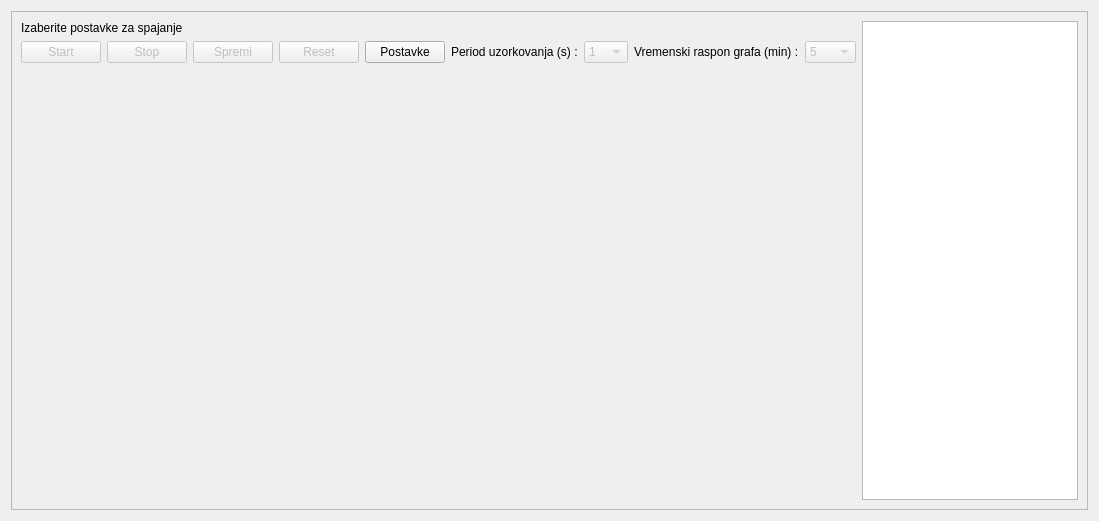
<?xml version="1.0" encoding="UTF-8"?>
<ui version="4.0">
 <class>Form</class>
 <widget class="QWidget" name="Form">
  <property name="geometry">
   <rect>
    <x>0</x>
    <y>0</y>
    <width>1099</width>
    <height>521</height>
   </rect>
  </property>
  <property name="windowTitle">
   <string>Form</string>
  </property>
  <layout class="QVBoxLayout" name="verticalLayout">
   <item>
    <widget class="QScrollArea" name="scrollArea">
     <property name="widgetResizable">
      <bool>true</bool>
     </property>
     <widget class="QWidget" name="scrollAreaWidgetContents">
      <property name="geometry">
       <rect>
        <x>0</x>
        <y>0</y>
        <width>1079</width>
        <height>501</height>
       </rect>
      </property>
      <layout class="QHBoxLayout" name="horizontalLayout">
       <item>
        <layout class="QVBoxLayout" name="verticalLayout_2">
         <item>
          <widget class="QLabel" name="opisLabel">
           <property name="text">
            <string>Izaberite postavke za spajanje</string>
           </property>
          </widget>
         </item>
         <item>
          <layout class="QHBoxLayout" name="layoutZaGraf">
           <property name="margin">
            <number>0</number>
           </property>
          </layout>
         </item>
         <item>
          <layout class="QHBoxLayout" name="horizontalLayout_2">
           <item>
            <widget class="QPushButton" name="startButton">
             <property name="enabled">
              <bool>false</bool>
             </property>
             <property name="text">
              <string>Start</string>
             </property>
            </widget>
           </item>
           <item>
            <widget class="QPushButton" name="stopButton">
             <property name="enabled">
              <bool>false</bool>
             </property>
             <property name="text">
              <string>Stop</string>
             </property>
            </widget>
           </item>
           <item>
            <widget class="QPushButton" name="spremiButton">
             <property name="enabled">
              <bool>false</bool>
             </property>
             <property name="text">
              <string>Spremi</string>
             </property>
            </widget>
           </item>
           <item>
            <widget class="QPushButton" name="clearButton">
             <property name="enabled">
              <bool>false</bool>
             </property>
             <property name="text">
              <string>Reset</string>
             </property>
            </widget>
           </item>
           <item>
            <widget class="QPushButton" name="postavkeButton">
             <property name="text">
              <string>Postavke</string>
             </property>
            </widget>
           </item>
           <item>
            <widget class="QLabel" name="sampleLabel">
             <property name="text">
              <string>Period uzorkovanja (s) :</string>
             </property>
            </widget>
           </item>
           <item>
            <widget class="QComboBox" name="sampleCombo">
             <property name="enabled">
              <bool>false</bool>
             </property>
             <item>
              <property name="text">
               <string>1</string>
              </property>
             </item>
             <item>
              <property name="text">
               <string>5</string>
              </property>
             </item>
             <item>
              <property name="text">
               <string>10</string>
              </property>
             </item>
             <item>
              <property name="text">
               <string>15</string>
              </property>
             </item>
             <item>
              <property name="text">
               <string>20</string>
              </property>
             </item>
             <item>
              <property name="text">
               <string>30</string>
              </property>
             </item>
             <item>
              <property name="text">
               <string>60</string>
              </property>
             </item>
            </widget>
           </item>
           <item>
            <widget class="QLabel" name="rasponLabel">
             <property name="text">
              <string>Vremenski raspon grafa (min) :</string>
             </property>
            </widget>
           </item>
           <item>
            <widget class="QComboBox" name="rasponCombo">
             <property name="enabled">
              <bool>false</bool>
             </property>
             <item>
              <property name="text">
               <string>5</string>
              </property>
             </item>
             <item>
              <property name="text">
               <string>10</string>
              </property>
             </item>
             <item>
              <property name="text">
               <string>15</string>
              </property>
             </item>
             <item>
              <property name="text">
               <string>30</string>
              </property>
             </item>
             <item>
              <property name="text">
               <string>60</string>
              </property>
             </item>
             <item>
              <property name="text">
               <string>90</string>
              </property>
             </item>
             <item>
              <property name="text">
               <string>120</string>
              </property>
             </item>
            </widget>
           </item>
           <item>
            <spacer name="horizontalSpacer_3">
             <property name="orientation">
              <enum>Qt::Horizontal</enum>
             </property>
             <property name="sizeHint" stdset="0">
              <size>
               <width>40</width>
               <height>20</height>
              </size>
             </property>
            </spacer>
           </item>
          </layout>
         </item>
         <item>
          <spacer name="verticalSpacer">
           <property name="orientation">
            <enum>Qt::Vertical</enum>
           </property>
           <property name="sizeHint" stdset="0">
            <size>
             <width>20</width>
             <height>40</height>
            </size>
           </property>
          </spacer>
         </item>
        </layout>
       </item>
       <item>
        <widget class="QTableView" name="dataTableView">
         <attribute name="horizontalHeaderStretchLastSection">
          <bool>true</bool>
         </attribute>
        </widget>
       </item>
      </layout>
     </widget>
    </widget>
   </item>
  </layout>
 </widget>
 <resources/>
 <connections/>
</ui>
